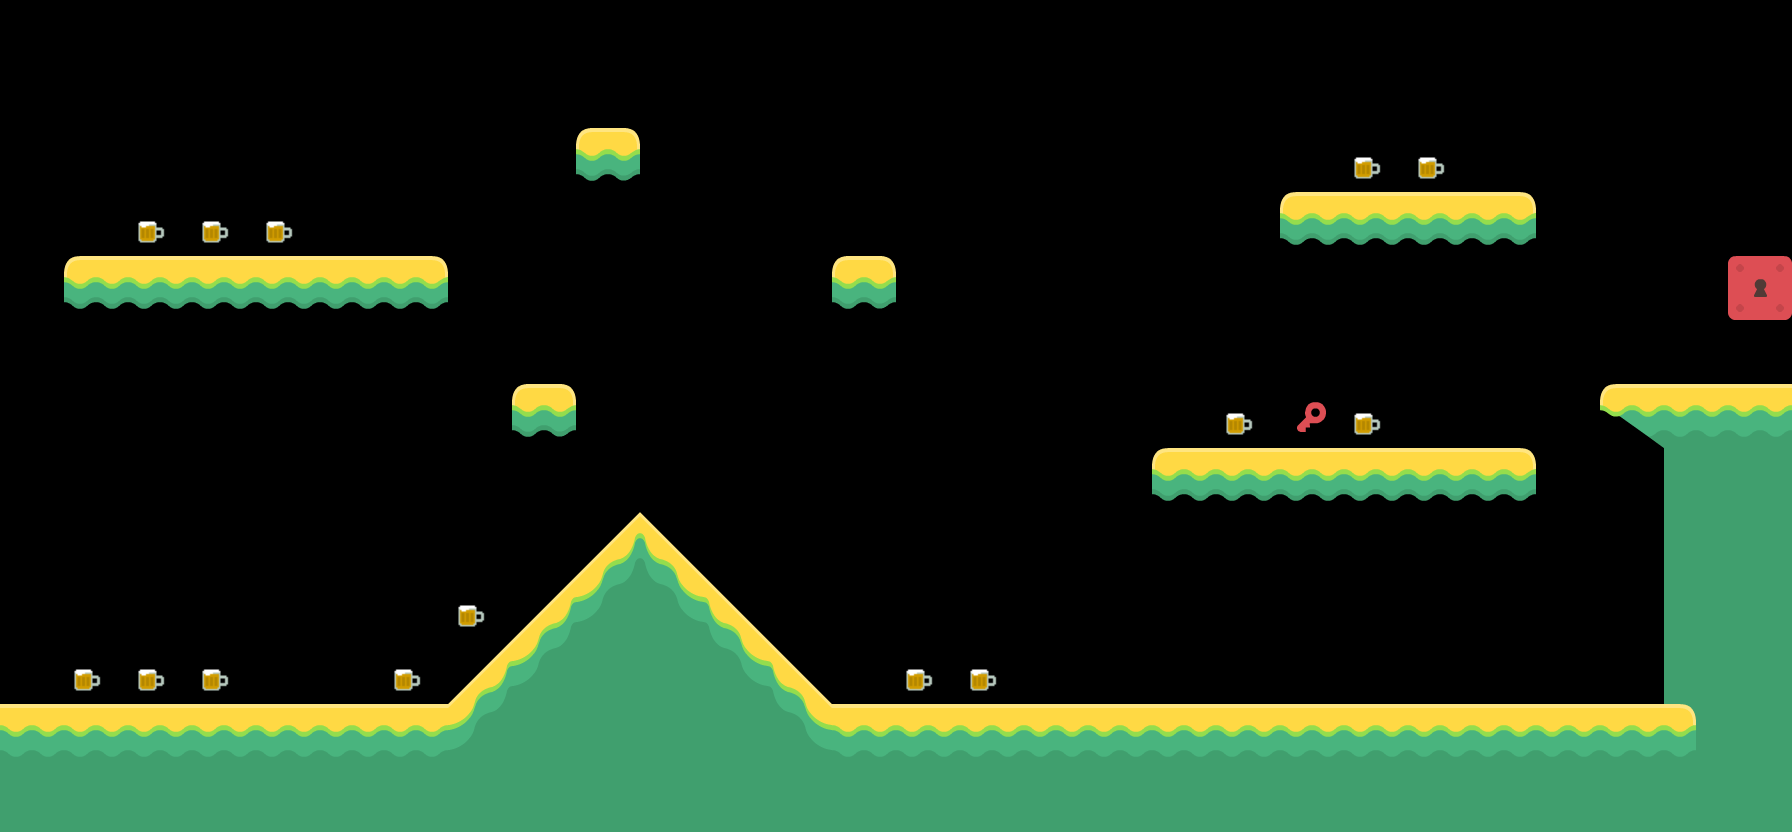

Below is a game level as drawn by its tile map, then a one-line description and the .tmx file that defines it, in full:
An orthogonal 28x13 tile map with 64x64 px tiles, 2 tile layers (groundLayer, beerLayer), 2 tilesets.

<map version="1.1" tiledversion="2018.09.12" orientation="orthogonal" renderorder="right-down" width="28" height="13" tilewidth="64" tileheight="64" infinite="0" nextlayerid="3" nextobjectid="1">
 <tileset firstgid="1" source="tilesheet_complete.tsx" />
 <tileset firstgid="265" source="beer.tsx" />
 <layer id="1" name="groundLayer" width="28" height="13">
  <data encoding="csv">
0,0,0,0,0,0,0,0,0,0,0,0,0,0,0,0,0,0,0,0,0,0,0,0,0,0,0,0,
0,0,0,0,0,0,0,0,0,0,0,0,0,0,0,0,0,0,0,0,0,0,0,0,0,0,0,0,
0,0,0,0,0,0,0,0,0,75,0,0,0,0,0,0,0,0,0,0,0,0,0,0,0,0,0,0,
0,0,0,0,0,0,0,0,0,0,0,0,0,0,0,0,0,0,0,0,72,73,73,74,0,0,0,0,
0,72,73,73,73,73,74,0,0,0,0,0,0,75,0,0,0,0,0,0,0,0,0,0,0,0,0,0,
0,0,0,0,0,0,0,0,0,0,0,0,0,0,0,0,0,0,0,0,0,0,0,0,0,0,0,0,
0,0,0,0,0,0,0,0,75,0,0,0,0,0,0,0,0,0,0,0,0,0,0,0,0,118,69,69,
0,0,0,0,0,0,0,0,0,0,0,0,0,0,0,0,0,0,72,73,73,73,73,74,0,0,67,67,
0,0,0,0,0,0,0,0,0,90,91,0,0,0,0,0,0,0,0,0,0,0,0,0,0,0,67,67,
0,0,0,0,0,0,0,0,90,112,113,91,0,0,0,0,0,0,0,0,0,0,0,0,0,0,67,67,
0,0,0,0,0,0,0,90,112,67,67,113,91,0,0,0,0,0,0,0,0,0,0,0,0,0,67,67,
69,69,69,69,69,69,69,112,67,67,67,67,113,69,69,69,69,69,69,69,69,69,69,69,69,69,94,67,
67,67,67,67,67,67,67,67,67,67,67,67,67,67,67,67,67,67,67,67,67,67,67,67,67,67,67,67
</data>
 </layer>
 <layer id="2" name="beerLayer" width="28" height="13">
  <data encoding="csv">
0,0,0,0,0,0,0,0,0,0,0,0,0,0,0,0,0,0,0,0,0,0,0,0,0,0,0,0,
0,0,0,0,0,0,0,0,0,0,0,0,0,0,0,0,0,0,0,0,0,0,0,0,0,0,0,0,
0,0,0,0,0,0,0,0,0,0,0,0,0,0,0,0,0,0,0,0,0,265,265,0,0,0,0,0,
0,0,265,265,265,0,0,0,0,0,0,0,0,0,0,0,0,0,0,0,0,0,0,0,0,0,0,0,
0,0,0,0,0,0,0,0,0,0,0,0,0,0,0,0,0,0,0,0,0,0,0,0,0,0,0,151,
0,0,0,0,0,0,0,0,0,0,0,0,0,0,0,0,0,0,0,0,0,0,0,0,0,0,0,0,
0,0,0,0,0,0,0,0,0,0,0,0,0,0,0,0,0,0,0,265,80,265,0,0,0,0,0,0,
0,0,0,0,0,0,0,0,0,0,0,0,0,0,0,0,0,0,0,0,0,0,0,0,0,0,0,0,
0,0,0,0,0,0,0,0,0,0,0,0,0,0,0,0,0,0,0,0,0,0,0,0,0,0,0,0,
0,0,0,0,0,0,0,265,0,0,0,0,0,0,0,0,0,0,0,0,0,0,0,0,0,0,0,0,
0,265,265,265,0,0,265,0,0,0,0,0,0,0,265,265,0,0,0,0,0,0,0,0,0,0,0,0,
0,0,0,0,0,0,0,0,0,0,0,0,0,0,0,0,0,0,0,0,0,0,0,0,0,0,0,0,
0,0,0,0,0,0,0,0,0,0,0,0,0,0,0,0,0,0,0,0,0,0,0,0,0,0,0,0
</data>
 </layer>
</map>
